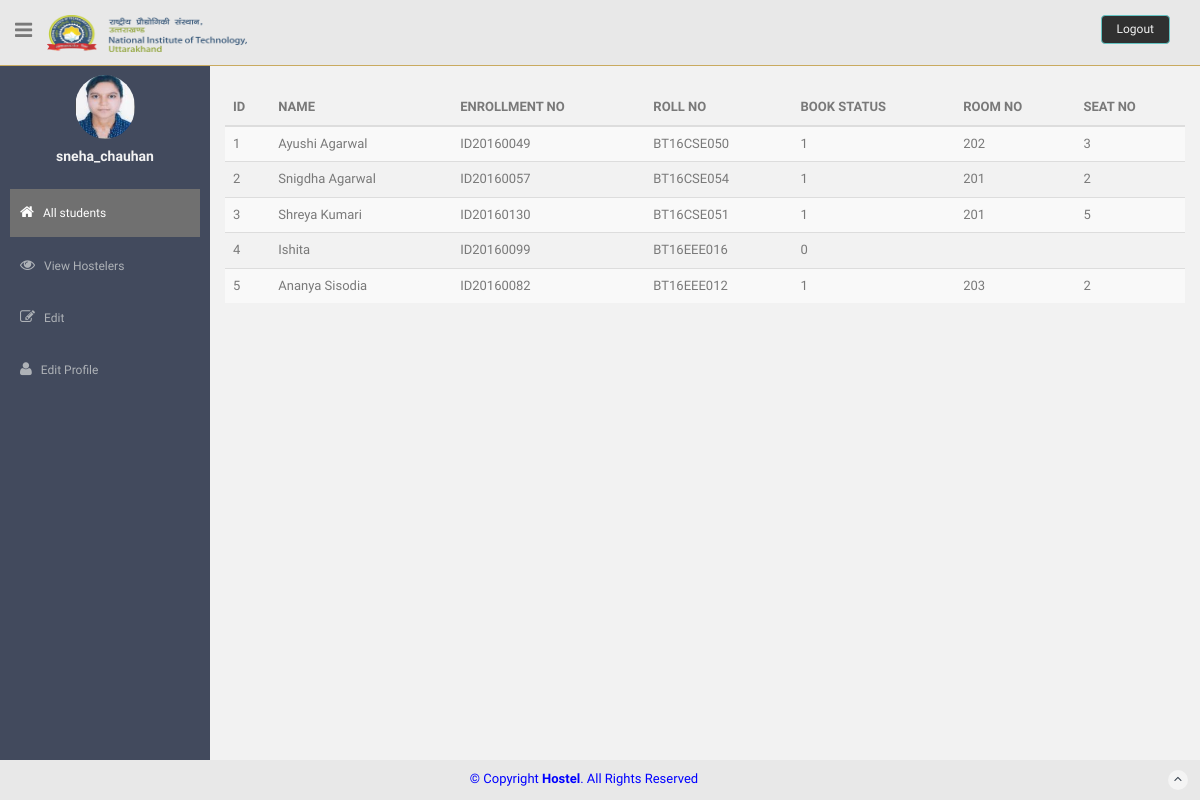
/admin/index.php (signed in), run on the app's committed database.
### tables this page shows
CREATE TABLE `girls_details` (
  `id` int(11) NOT NULL,
  `name` varchar(50) NOT NULL,
  `enrollment_no` varchar(50) NOT NULL,
  `roll_no` varchar(50) NOT NULL,
  `book_status` int(11) NOT NULL DEFAULT '0',
  `room_no` int(11) DEFAULT NULL,
  `seat_no` int(11) DEFAULT NULL
);

### admin/index.php (the view, shortened to what this page needs)
<?php
include'config.php';
	$uname=$_SESSION['uname'];
	$q= "select * from admin_login where username = '$uname'";
	$result = mysqli_query($con, $q);
	$row = mysqli_fetch_assoc($result);
	if($row['id']==1){
		$q="select * from girls_details";
		$result = mysqli_query($con, $q);
	}
	$q2="select * from admin_login where username = '$uname'";
$result2 = mysqli_query($con, $q2);
$row2 = mysqli_fetch_assoc($result2);
$src=$row2['img_src'];
?>
<!DOCTYPE html>
<html lang="en">
  <head>
    <link href="assets/css/bootstrap.css" rel="stylesheet">
    <link href="assets/font-awesome/css/font-awesome.css" rel="stylesheet" />
    <link href="assets/css/style.css" rel="stylesheet">
    <link href="assets/css/style-responsive.css" rel="stylesheet">
  </head>
  <body>
  <section id="container" >
      <header class="header black-bg">
              <div class="sidebar-toggle-box">
                  <div class="fa fa-bars tooltips" data-placement="right" data-original-title="Toggle Navigation"></div>
              </div>
            <a href="index.html" class="logo"><img src="images/nit.png"  height="50px" width="200px" style="padding-bottom:13px; padding-top:0;"></a>
            <div class="top-menu">
            	<ul class="nav pull-right top-menu">
                    <li><a class="logout" href="logout.php">Logout</a></li>
            	</ul>
            </div>
        </header>
      <aside>
          <div id="sidebar"  class="nav-collapse ">
              <ul class="sidebar-menu" id="nav-accordion">
              	  <p class="centered"><a href="profile.html"><img src="<?php echo $src;?>" class="img-circle" width="60"></a></p>
              	  <h5 class="centered"><?php echo $uname;?></h5>
                  <li class="mt">
                      <a href="index.php" class="active">
                          <i class="fa fa-home"></i>
                          <span>All students</span>
                      </a>
                  </li>
                  <li class="sub-menu">
                      <a href="javascript:;" >
                          <i class="fa fa-eye"></i>
                          <span>View Hostelers</span>
                      </a>
                  </li>
                  <li class="sub-menu">
                      <a href="javascript:;" >
                          <i class="fa fa-edit"></i>
                          <span>Edit</span>
                      </a>
                  </li>
                  <li class="sub-menu">
                      <a href="javascript:;" >
                          <i class="fa fa-user"></i>
                          <span>Edit Profile</span>
                      </a>
                  </li>
              </ul>
          </div>
      </aside>
      <section id="main-content">
          <section class="wrapper">
		  <table class="table table-striped" style="margin-top:30px;">
		  <thead>
		  <tr>
		  <th>ID</th>
		  <th>NAME</th>
          <th>ENROLLMENT NO</th>
		  <th>ROLL NO</th>
		  <th>BOOK STATUS</th>
		  <th>ROOM NO</th>
		  <th>SEAT NO</th>
		  </tr>
		  </thead>
		  <tbody>
		  <?php
		   while($row = mysqli_fetch_assoc($result)) {
       echo
		'<tr>
        <td>'.$row['id'].'</td>
        <td>'.$row['name'].'</td>
		<td>'.$row['enrollment_no'].'</td>
		<td>'.$row['roll_no'].'</td>
		<td>'.$row['book_status'].'</td>
	    <td>'.$row['room_no'].'</td>
		<td>'.$row['seat_no'].'</td>
		</tr>';
    }
          ?>
		  </tbody>
		  </table>
		</section><! --/wrapper -->
      </section>
      <footer class="site-footer" style=" position: fixed; bottom: 0; width:100%;">
          <div class="text-center">
               &copy; Copyright <strong>Hostel</strong>. All Rights Reserved
              <a href="basic_table.html#" class="go-top">
                  <i class="fa fa-angle-up"></i>
              </a>
          </div>
      </footer>
  </section>
  </body>
</html>

### admin/assets/css/style.css (style rules this page uses)
body { color: #797979; background: #f2f2f2; font-family: 'Ruda', sans-serif; padding: 0px !important; margin: 0px !important; font-size:13px; }
ul li { list-style: none; }
a, a:hover, a:focus { text-decoration: none; outline: none; }
#container { width: 100%; height: 100%; }
.centered { text-align: center; }
.mt { margin-top: 25px; }
ul.top-menu > li > .logout { color: #f2f2f2; font-size: 12px; border-radius: 4px; -webkit-border-radius: 4px; border: 1px solid #64c3c2 !important; padding: 5px 15px; margin-right: 15px; background: #303030; margin-top: 15px; }
#sidebar { width: 210px; height: 100%; position: fixed; background: #424a5d; }
#sidebar h5 { color: #f2f2f2; font-weight: 700; }
#sidebar ul li { position: relative; }
ul.sidebar-menu , ul.sidebar-menu li ul.sub { margin: -2px 0 0; padding: 0; }
ul.sidebar-menu { margin-top: 75px; }
ul.sidebar-menu li { margin-bottom: 5px; margin-left:10px; margin-right:10px; }
ul.sidebar-menu li.sub-menu { line-height: 15px; }
ul.sidebar-menu li a span { display: inline-block; }
ul.sidebar-menu li a { color: #aeb2b7; text-decoration: none; display: block; padding: 15px 0 15px 10px; font-size: 12px; outline: none; -webkit-transition: all 0.3s ease; -moz-transition: all 0.3s ease; -o-transition: all 0.3s ease; -ms-transition: all 0.3s ease; transition: all 0.3s ease; }
ul.sidebar-menu li a.active, ul.sidebar-menu li a:hover, ul.sidebar-menu li a:focus { background: #707070; color: #fff; display: block; -webkit-transition: all 0.3s ease; -moz-transition: all 0.3s ease; -o-transition: all 0.3s ease; -ms-transition: all 0.3s ease; transition: all 0.3s ease; }
ul.sidebar-menu li a i { font-size: 15px; padding-right: 6px; }
ul.sidebar-menu li a.active i { color: #fff; }
#main-content { margin-left: 210px; }
.header, .footer { min-height: 60px; padding: 0 15px; }
.header { position: fixed; left: 0; right: 0; z-index: 1002; }
.black-bg { background:#E8E8E8; border-bottom: 1px solid #c9aa5f; }
.wrapper { display: inline-block; margin-top: 60px; padding-left: 15px; padding-right: 15px; padding-bottom: 15px; padding-top: 0px; width: 100%; }
a.logo { font-size: 20px; color: #ffffff; float: left; margin-top: 15px; text-transform: uppercase; }
#top_menu .nav > li, ul.top-menu > li { float: left; }
ul.top-menu > li > a { color: #666666; font-size: 16px; border-radius: 4px; -webkit-border-radius: 4px; border:1px solid #666666 !important; padding: 2px 6px; margin-right: 15px; }
.sidebar-toggle-box { float: left; padding-right: 15px; margin-top: 20px; }
.sidebar-toggle-box .fa-bars { cursor: pointer; display: inline-block; font-size: 20px; }
.site-footer { background: #E8E8E8; color: blue; padding: 10px 0; }
.go-top { margin-right: 1%; float: right; background: rgba(255,255,255,.5); width: 20px; height: 20px; border-radius: 50%; -webkit-border-radius: 50%; }
.go-top i { color: #2A3542; }

### data on the page
girls_details: id "1", name "Ayushi Agarwal", enrollment_no "ID20160049", roll_no "BT16CSE050", book_status "1", room_no "202", seat_no "3"
girls_details: id "2", name "Snigdha Agarwal", enrollment_no "ID20160057", roll_no "BT16CSE054", book_status "1", room_no "201", seat_no "2"
girls_details: id "3", name "Shreya Kumari", enrollment_no "ID20160130", roll_no "BT16CSE051", book_status "1", room_no "201", seat_no "5"
girls_details: id "4", name "Ishita", enrollment_no "ID20160099", roll_no "BT16EEE016", book_status "0"
girls_details: id "5", name "Ananya Sisodia", enrollment_no "ID20160082", roll_no "BT16EEE012", book_status "1", room_no "203", seat_no "2"

### other printed values
$uname "sneha_chauhan"
